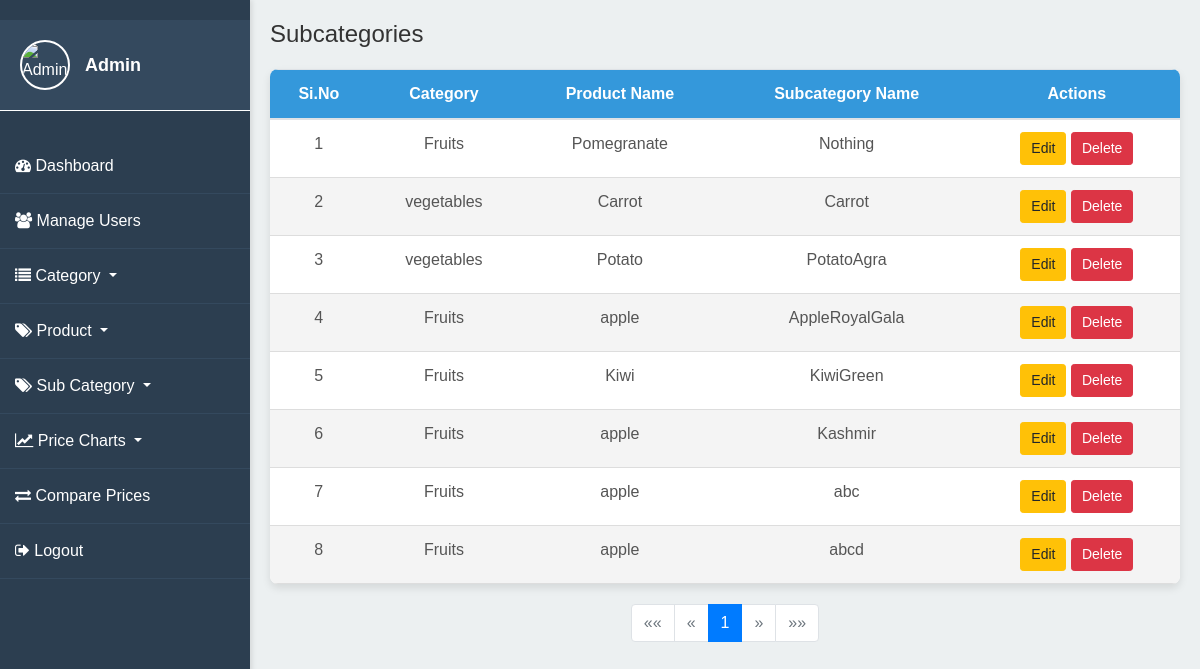
The app's page /custom_admin/view_subcategories/ with its own data.
### myapp/models.py (models this page shows, shortened)
class SubCategory(models.Model):
    subcategory_name = models.CharField(max_length=100)
    category = models.ForeignKey(Category, on_delete=models.CASCADE)
    product_category = models.ForeignKey(ProductCategory, on_delete=models.CASCADE)

class Category(models.Model):
    name = models.CharField(max_length=100)

class ProductCategory(models.Model):
    category = models.ForeignKey(Category, on_delete=models.CASCADE)
    product_name = models.CharField(max_length=100)

### myapp/views.py (the view)
# urls.py: path('view_subcategories/', views.view_subcategories, name='view_subcategories'),
def view_subcategories(request):
    subcategories_list = SubCategory.objects.all()
    paginator = Paginator(subcategories_list, 10)  # Show 10 subcategories per page
    page_number = request.GET.get('page')
    subcategories = paginator.get_page(page_number)
    return render(request, 'view_subcategories.html', {'subcategories': subcategories})

### myapp/templates/view_subcategories.html (shortened to what this page needs)
<!DOCTYPE html>
<html lang="en">
<head>
    {% load static %}
    <link rel="stylesheet" href="https://stackpath.bootstrapcdn.com/bootstrap/4.3.1/css/bootstrap.min.css">
    <link href="https://stackpath.bootstrapcdn.com/font-awesome/4.7.0/css/font-awesome.min.css" rel="stylesheet">
</head>
<body>
    <div class="sidebar">
        <div class="profile">
            <img src="{% static 'img/admin.jpg' %}" alt="Admin Image">
            <div class="name">Admin</div>
        </div>
        <h2 class="text-center"></h2>
        <a href="{% url 'admin_dashboard' %}"><i class="fa fa-tachometer"></i> Dashboard</a>
        <a href="{% url 'manage_users' %}"><i class="fa fa-users"></i> Manage Users</a>
        <div class="dropdown">
            <a class="dropdown-toggle" href="#" role="button" id="categoryDropdown" data-toggle="dropdown" aria-haspopup="true" aria-expanded="false">
                <i class="fa fa-list"></i> Category
            </a>
        </div>
        <div class="dropdown">
            <a class="dropdown-toggle" href="#" role="button" id="subcategoryDropdown" data-toggle="dropdown" aria-haspopup="true" aria-expanded="false">
                <i class="fa fa-tags"></i> Product
            </a>
        </div>
        <div class="dropdown">
            <a class="dropdown-toggle" href="#" role="button" id="subcategoryDropdown" data-toggle="dropdown" aria-haspopup="true" aria-expanded="false">
                <i class="fa fa-tags"></i> Sub Category
            </a>
        </div>
        <div class="dropdown">
            <a class="dropdown-toggle" href="#" role="button" id="priceChartDropdown" data-toggle="dropdown" aria-haspopup="true" aria-expanded="false">
                <i class="fa fa-line-chart"></i> Price Charts
            </a>
        </div>
        <a href="{% url 'compare_prices' %}"><i class="fa fa-exchange"></i> Compare Prices</a>
        <a href="{% url 'login' %}"><i class="fa fa-sign-out"></i> Logout</a>
    </div>
    <div class="content">
        <h1>Subcategories</h1>
        <table class="table">
            <thead>
                <tr>
                    <th>Si.No</th>
                    <th>Category</th>
                    <th>Product Name</th>
                    <th>Subcategory Name</th>
                    <th>Actions</th>
                </tr>
            </thead>
            <tbody>
                {% for subcategory in subcategories %}
                <tr>
                    <td>{{ forloop.counter }}</td>
                    <td>{{ subcategory.category.name }}</td>
                    <td>{{ subcategory.product_category.product_name }}</td>
                    <td>{{ subcategory.subcategory_name }}</td>
                    <td>
                        <a href="{% url 'edit_subcategory' subcategory.id %}" class="btn btn-warning btn-sm">Edit</a>
                        <a href="{% url 'delete_subcategory' subcategory.id %}" class="btn btn-danger btn-sm">Delete</a>
                    </td>
                </tr>
                {% endfor %}
            </tbody>
        </table>
        <nav aria-label="Page navigation">
            <ul class="pagination justify-content-center">
                {% if subcategories.has_previous %}
                <li class="page-item">
                    <a class="page-link" href="?page=1" aria-label="First">
                        <span aria-hidden="true">&laquo;&laquo;</span>
                    </a>
                </li>
                <li class="page-item">
                    <a class="page-link" href="?page={{ subcategories.previous_page_number }}" aria-label="Previous">
                        <span aria-hidden="true">&laquo;</span>
                    </a>
                </li>
                {% else %}
                <li class="page-item disabled">
                    <a class="page-link" aria-label="First">
                        <span aria-hidden="true">&laquo;&laquo;</span>
                    </a>
                </li>
                <li class="page-item disabled">
                    <a class="page-link" aria-label="Previous">
                        <span aria-hidden="true">&laquo;</span>
                    </a>
                </li>
                {% endif %}
                {% for num in subcategories.paginator.page_range %}
                {% if subcategories.number == num %}
                <li class="page-item active" aria-current="page">
                    <span class="page-link">
                        {{ num }}
                    </span>
                </li>
                {% else %}
                <li class="page-item">
                    <a class="page-link" href="?page={{ num }}">{{ num }}</a>
                </li>
                {% endif %}
                {% endfor %}
                {% if subcategories.has_next %}
                <li class="page-item">
                    <a class="page-link" href="?page={{ subcategories.next_page_number }}" aria-label="Next">
                        <span aria-hidden="true">&raquo;</span>
                    </a>
                </li>
                <li class="page-item">
                    <a class="page-link" href="?page={{ subcategories.paginator.num_pages }}" aria-label="Last">
                        <span aria-hidden="true">&raquo;&raquo;</span>
                    </a>
                </li>
                {% else %}
                <li class="page-item disabled">
                    <a class="page-link" aria-label="Next">
                        <span aria-hidden="true">&raquo;</span>
                    </a>
                </li>
                <li class="page-item disabled">
                    <a class="page-link" aria-label="Last">
                        <span aria-hidden="true">&raquo;&raquo;</span>
                    </a>
                </li>
                {% endif %}
            </ul>
        </nav>
    </div>
</body>
</html>

### myapp/templates/view_subcategories.html (style rules this page uses)
body { display: flex; height: 100vh; overflow: hidden; margin: 0; font-family: 'Arial', sans-serif; }
.sidebar { width: 250px; background: #2c3e50; color: #fff; display: flex; flex-direction: column; padding-top: 20px; position: relative; box-shadow: 2px 0 5px rgba(0, 0, 0, 0.1); }
.sidebar h2 { color: #fff; text-align: center; padding-bottom: 20px; font-size: 24px; }
.sidebar .profile { display: flex; align-items: center; padding: 20px; background: #34495e; border-bottom: 1px solid #ffffff; }
.sidebar .profile img { width: 50px; height: 50px; border-radius: 50%; margin-right: 15px; border: 2px solid #fff; }
.sidebar .profile .name { color: #fff; font-size: 18px; font-weight: bold; }
.sidebar a { color: #fff; padding: 15px; text-decoration: none; display: block; font-size: 16px; border-bottom: 1px solid #34495e; }
.content { flex-grow: 1; padding: 20px; overflow-y: auto; background-color: #ecf0f1; }
h1 { color: #333; margin-bottom: 20px; font-size: 24px; }
table { width: 100%; border-collapse: collapse; background-color: #fff; box-shadow: 0 4px 8px rgba(0, 0, 0, 0.1); border-radius: 8px; overflow: hidden; }
th, td { padding: 12px 15px; text-align: center; border-bottom: 1px solid #ddd; }
th { background-color: #3498db; color: #fff; font-weight: bold; }
tr:nth-child(even) { background-color: #f4f4f4; }
td { color: #555; }
.btn { font-size: 14px; padding: 5px 10px; }
.pagination { margin-top: 20px; }

### records on screen
SubCategory: category.name "Fruits", product_category.product_name "Pomegranate", subcategory_name "Nothing"
SubCategory: category.name "vegetables", product_category.product_name "Carrot", subcategory_name "Carrot"
SubCategory: category.name "vegetables", product_category.product_name "Potato", subcategory_name "PotatoAgra"
SubCategory: category.name "Fruits", product_category.product_name "apple", subcategory_name "AppleRoyalGala"
SubCategory: category.name "Fruits", product_category.product_name "Kiwi", subcategory_name "KiwiGreen"
SubCategory: category.name "Fruits", product_category.product_name "apple", subcategory_name "Kashmir"
SubCategory: category.name "Fruits", product_category.product_name "apple", subcategory_name "abc"
SubCategory: category.name "Fruits", product_category.product_name "apple", subcategory_name "abcd"

### other values on screen
{{ num }} "1"
